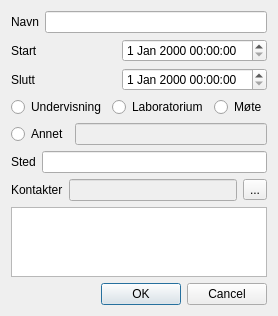
<?xml version="1.0" encoding="UTF-8"?>
<ui version="4.0">
 <class>AppointmentUi</class>
 <widget class="QWidget" name="AppointmentUi">
  <property name="windowModality">
   <enum>Qt::ApplicationModal</enum>
  </property>
  <property name="geometry">
   <rect>
    <x>0</x>
    <y>0</y>
    <width>252</width>
    <height>315</height>
   </rect>
  </property>
  <property name="windowTitle">
   <string>Form</string>
  </property>
  <layout class="QVBoxLayout" name="verticalLayout_3">
   <item>
    <layout class="QVBoxLayout" name="verticalLayout_2">
     <item>
      <layout class="QHBoxLayout" name="horizontalLayout_2">
       <item>
        <widget class="QLabel" name="label">
         <property name="text">
          <string>Navn</string>
         </property>
        </widget>
       </item>
       <item>
        <widget class="QLineEdit" name="appointmentName"/>
       </item>
      </layout>
     </item>
     <item>
      <layout class="QHBoxLayout" name="horizontalLayout_5">
       <item>
        <widget class="QLabel" name="label_4">
         <property name="text">
          <string>Start</string>
         </property>
        </widget>
       </item>
       <item>
        <widget class="QDateTimeEdit" name="dateTimeStart"/>
       </item>
      </layout>
     </item>
     <item>
      <layout class="QHBoxLayout" name="horizontalLayout_6">
       <item>
        <widget class="QLabel" name="label_5">
         <property name="text">
          <string>Slutt</string>
         </property>
        </widget>
       </item>
       <item>
        <widget class="QDateTimeEdit" name="dateTimeEnd"/>
       </item>
      </layout>
     </item>
     <item>
      <layout class="QHBoxLayout" name="horizontalLayout_7">
       <item>
        <widget class="QRadioButton" name="radioUndervisning">
         <property name="text">
          <string>Undervisning</string>
         </property>
        </widget>
       </item>
       <item>
        <widget class="QRadioButton" name="radioButton_3">
         <property name="text">
          <string>Laboratorium</string>
         </property>
        </widget>
       </item>
       <item>
        <widget class="QRadioButton" name="radioMote">
         <property name="text">
          <string>Møte</string>
         </property>
        </widget>
       </item>
      </layout>
     </item>
     <item>
      <layout class="QVBoxLayout" name="verticalLayout">
       <item>
        <layout class="QHBoxLayout" name="horizontalLayout">
         <item>
          <widget class="QRadioButton" name="radioAnnet">
           <property name="text">
            <string>Annet</string>
           </property>
          </widget>
         </item>
         <item>
          <widget class="QLineEdit" name="lineEditAnnet">
           <property name="enabled">
            <bool>false</bool>
           </property>
          </widget>
         </item>
        </layout>
       </item>
      </layout>
     </item>
     <item>
      <layout class="QHBoxLayout" name="horizontalLayout_4">
       <item>
        <widget class="QLabel" name="label_2">
         <property name="text">
          <string>Sted</string>
         </property>
        </widget>
       </item>
       <item>
        <widget class="QLineEdit" name="lineEdit_2"/>
       </item>
      </layout>
     </item>
     <item>
      <layout class="QHBoxLayout" name="horizontalLayout_3">
       <item>
        <widget class="QLabel" name="label_3">
         <property name="text">
          <string>Kontakter</string>
         </property>
        </widget>
       </item>
       <item>
        <widget class="QLineEdit" name="lineEdit">
         <property name="enabled">
          <bool>false</bool>
         </property>
         <property name="readOnly">
          <bool>true</bool>
         </property>
        </widget>
       </item>
       <item>
        <widget class="QToolButton" name="buttonContactsList">
         <property name="text">
          <string>...</string>
         </property>
        </widget>
       </item>
      </layout>
     </item>
     <item>
      <widget class="QTextEdit" name="textEdit"/>
     </item>
     <item>
      <widget class="QDialogButtonBox" name="buttonBox">
       <property name="maximumSize">
        <size>
         <width>16777215</width>
         <height>16777215</height>
        </size>
       </property>
       <property name="standardButtons">
        <set>QDialogButtonBox::Cancel|QDialogButtonBox::Ok</set>
       </property>
      </widget>
     </item>
    </layout>
   </item>
  </layout>
 </widget>
 <layoutdefault spacing="6" margin="11"/>
 <resources/>
 <connections>
  <connection>
   <sender>buttonBox</sender>
   <signal>accepted()</signal>
   <receiver>AppointmentUi</receiver>
   <slot>close()</slot>
   <hints>
    <hint type="sourcelabel">
     <x>125</x>
     <y>293</y>
    </hint>
    <hint type="destinationlabel">
     <x>125</x>
     <y>157</y>
    </hint>
   </hints>
  </connection>
  <connection>
   <sender>buttonBox</sender>
   <signal>rejected()</signal>
   <receiver>AppointmentUi</receiver>
   <slot>close()</slot>
   <hints>
    <hint type="sourcelabel">
     <x>125</x>
     <y>293</y>
    </hint>
    <hint type="destinationlabel">
     <x>125</x>
     <y>157</y>
    </hint>
   </hints>
  </connection>
 </connections>
</ui>
